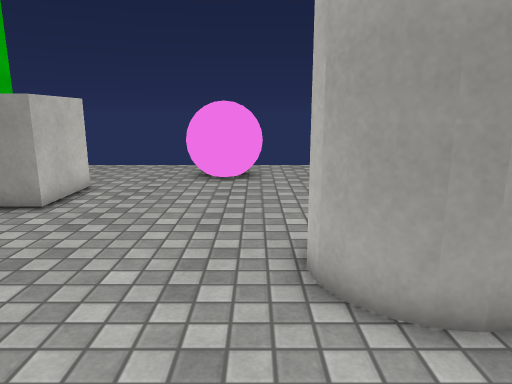
View 1 (above)

16 first-person views from a walk through a 3-D level made in the Unity game engine. The camera is 1.3 m above the floor, tilts 12° down and sees 70° across. The floor is counted in squares, 0.5 m on a side. Each view is taken from the middle of a square. On the plan, view 1 faces up. The plan holds only what a view shows up to about 20 squares ahead; the rest is blank. Surface patterns are stand-ins for the level's own textures.

View 2
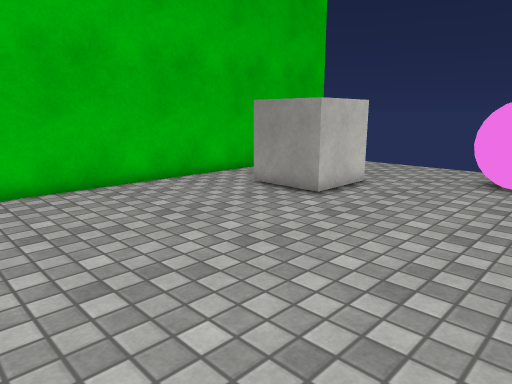

View 3
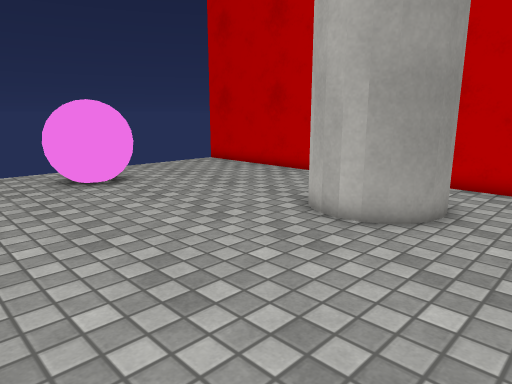

View 4
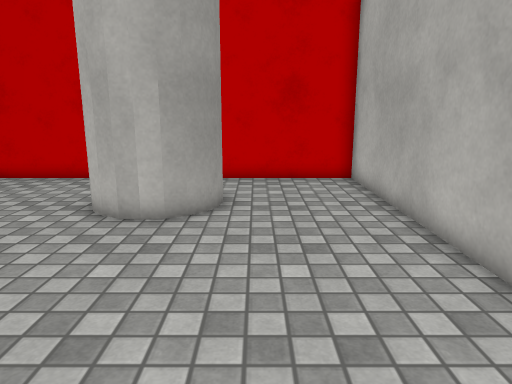

View 5
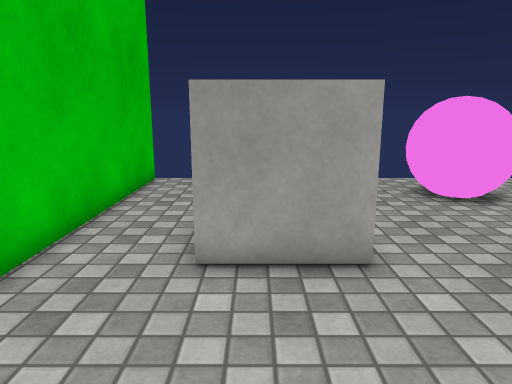

View 6
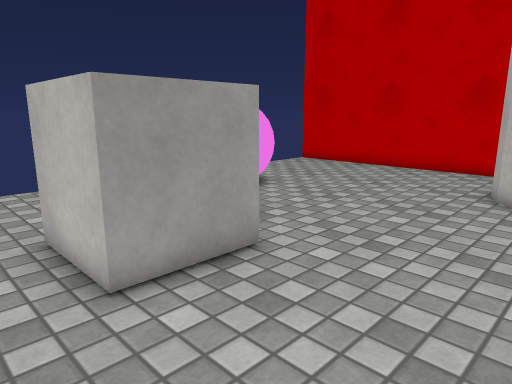

View 7
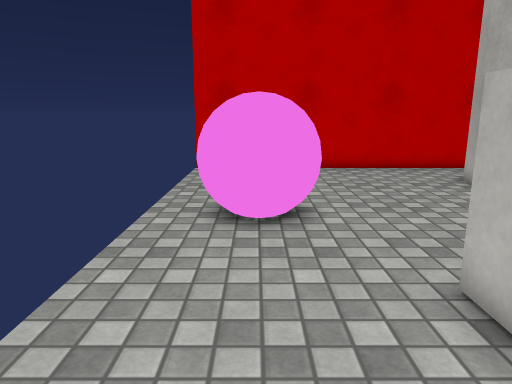

View 8
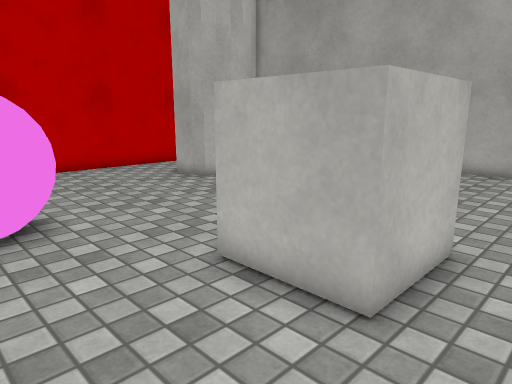

View 9
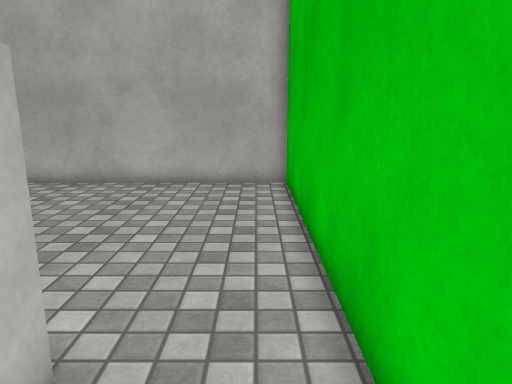

View 10
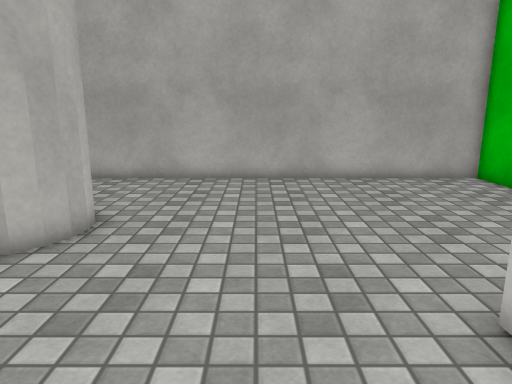

View 11
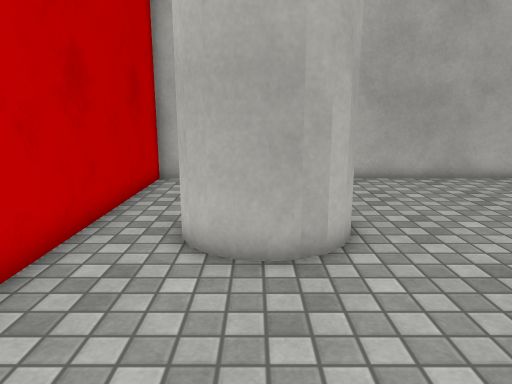

View 12
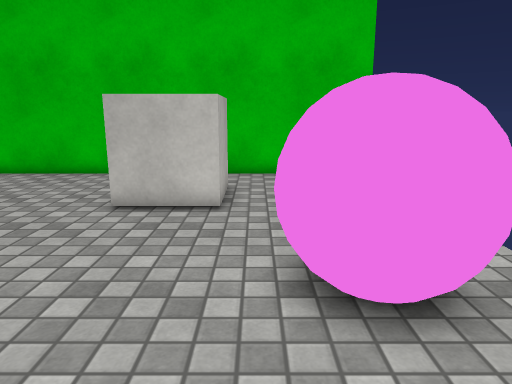

View 13
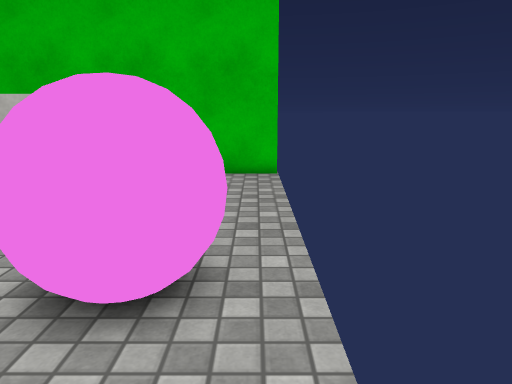

View 14
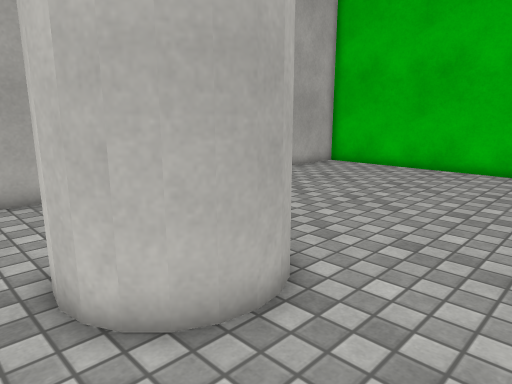

View 15
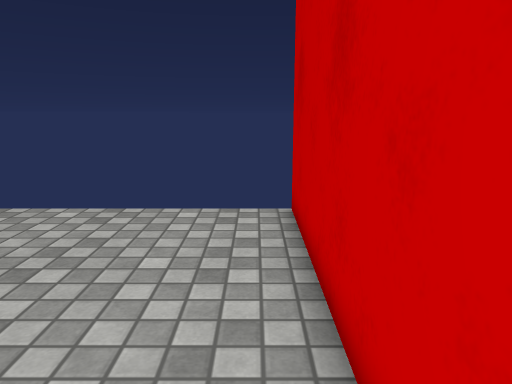

View 16
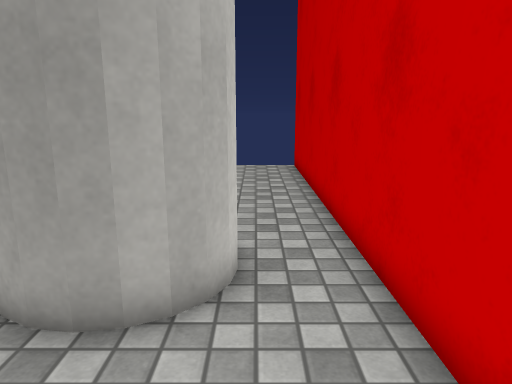

### Floor plan
Key: @ floor where view 1 was taken; # wall or solid block; . floor; O other object.
Columns run from 12 left of view 1 to 7 right of it. Each row starts with its distance up from view 1.
 19 #                  #
 18 #..........O.......#
 17 #........OOOO......#
 16 #........OOOO......#
 15 #........OOOO......#
 14 #.........OO.......#
 13 #..OOOO............#
 12 #..O  O............#
 11 #..O  O............#
 10 #..OOOO............#
  9 #..................#
  8 #.............OO...#
  7 #............OO O..#
  6 #............O  OO.#
  5 #............OO OO.#
  4 #.............OOO..#
  3 #..................#
  2 #..................#
  1 #..................#
  0 #...........@......#
 -1 ####################

Where each view was taken, in squares from view 1:
view 1: 0 up, 0 right, facing up
view 2: 0 up, 1 right, facing up-left
view 3: 1 up, 7 left, facing up-right
view 4: 3 up, 8 left, facing right
view 5: 4 up, 8 left, facing up
view 6: 5 up, 11 left, facing up-right
view 7: 16 up, 11 left, facing right
view 8: 17 up, 11 left, facing down-right
view 9: 13 up, 11 left, facing down
view 10: 14 up, 3 left, facing down
view 11: 14 up, 3 right, facing down
view 12: 14 up, 4 right, facing left
view 13: 18 up, 4 right, facing left
view 14: 11 up, 6 right, facing down-left
view 15: 9 up, 6 right, facing up
view 16: 0 up, 5 right, facing up
